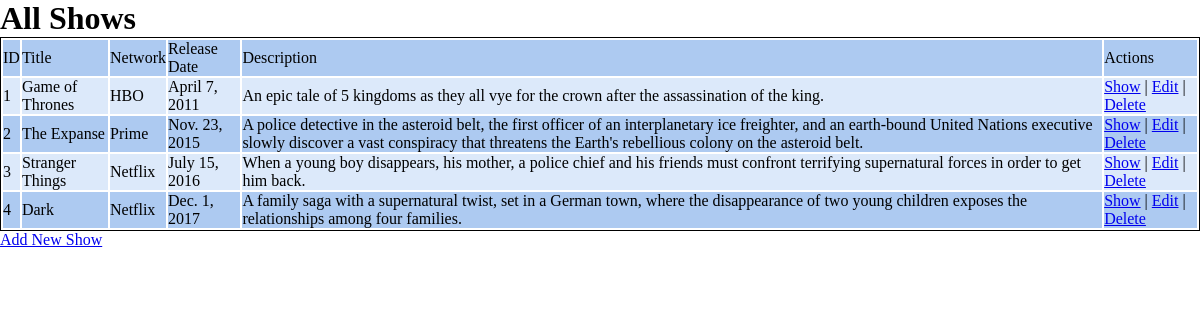
The app's page /shows, older data.
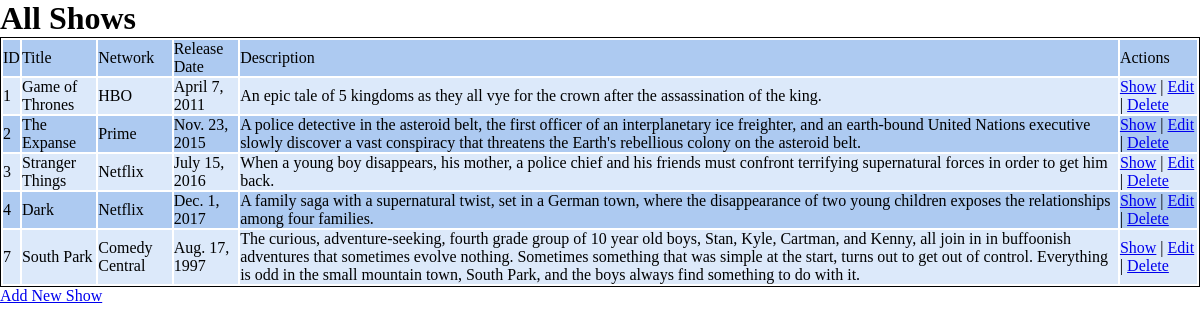
The same page, newer data.
### tv_shows_app/models.py (models this page shows)
class Show (models.Model):
    title = models.CharField(max_length=255)
    network = models.CharField(max_length=255)
    release_date = models.DateField()
    desc = models.TextField()
    created_at = models.DateTimeField(auto_now_add=True)
    updated_at = models.DateTimeField(auto_now=True)
    objects = ShowManager()

### tv_shows_app/views.py (the view)
# urls.py: path('shows', views.displayAllShows),
def displayAllShows(request):
    context = {
        'all_shows':Show.objects.all()
    }
    return render(request, "display_all_shows.html", context)

### tv_shows_app/templates/display_all_shows.html (shortened to what this page needs)
<!DOCTYPE html>
<html lang="en">
<head>
    {% load static %}
    <link rel="stylesheet" href="{% static 'css/styles.css' %}">
</head>
<body>
    <div id="all_shows_wrapper">
        <h1> All Shows</h1>
        <table id="all_shows_table">
            <tr>
                <td>ID</td>
                <td>Title</td>
                <td>Network</td>
                <td>Release Date</td>
                <td>Description</td>
                <td>Actions</td>
            </tr>
                {% for show in all_shows %}
            <tr>
                <td>{{show.id}}</td>
                <td>{{show.title}}</td>
                <td>{{show.network}}</td>
                <td>{{show.release_date}}</td>
                <td>{{show.desc}}</td>
                <td>
                    <a href="/shows/{{show.id}}">Show</a> |
                    <a href="/shows/{{show.id}}/edit">Edit</a> |
                    <a href="/shows/{{show.id}}/destroy">Delete</a>
                </td>
            </tr>
                {% endfor %}
        </table>
        <a href="/shows/new">Add New Show</a>
    </div>
</body>
</html>

### tv_shows_app/static/css/styles.css (style rules this page uses)
* { margin:0px; padding:0px; }
#all_shows_table { border:1px solid black; }
#all_shows_table tr:nth-child(odd) { background: #adcaf1; }
#all_shows_table tr:nth-child(even) { background: #dce9fa; }
#all_shows_wrapper a { margin-top:100px; }

Row changes from the older to the newer data that the page shows:
added Show: id "7", title "South Park", network "Comedy Central", release_date "Aug. 17, 1997", desc "The curious, adventure-seeking, fourth grade group of 10 year old boys, Stan, Kyle, Cartman, and Kenny, all join in in buffoonish adventures that sometimes evolve nothing. Sometimes something that was simple at the start, turns out to get out of control. Everything is odd in the small mountain town, South Park, and the boys always find something to do with it."
